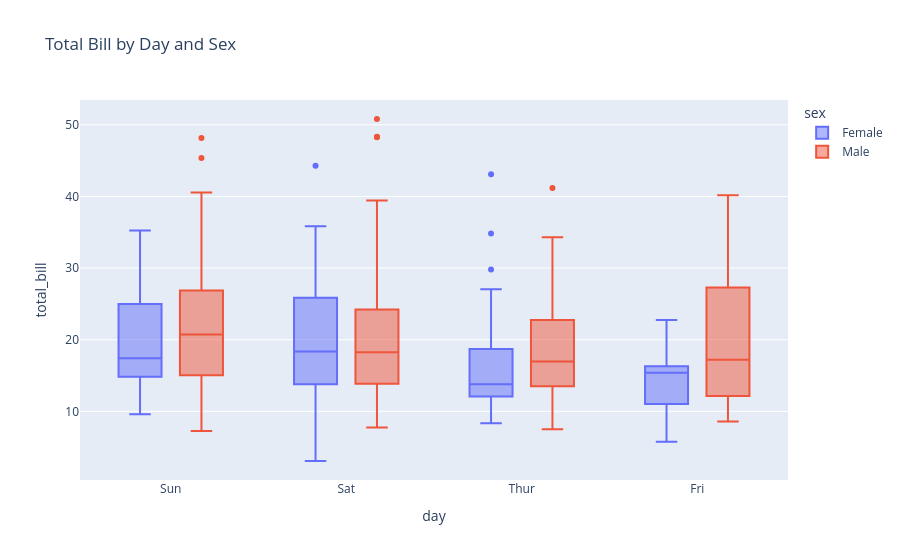
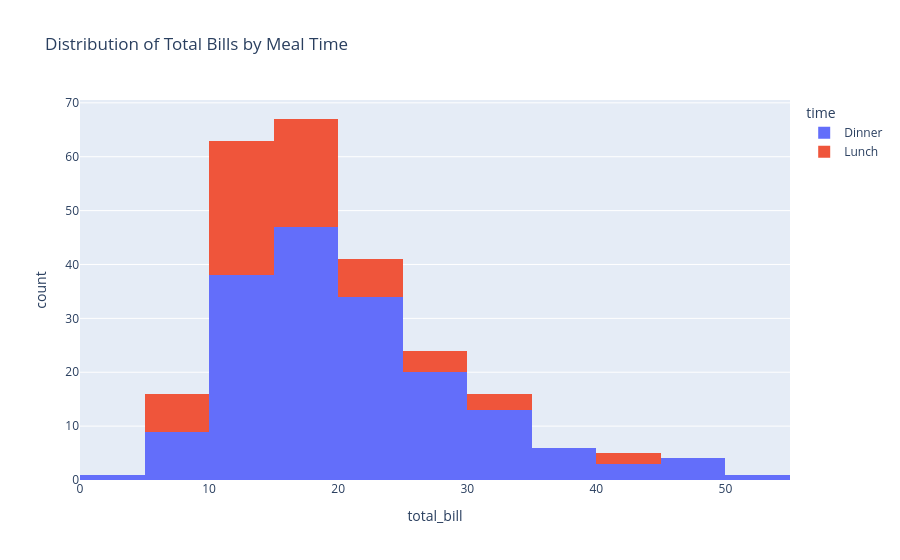

The notebook cell saved with these charts, in order:
### Code cell
# TASK-9

import plotly.express as px

tips = px.data.tips()

fig1 = px.box(
    tips,
    x="day",
    y="total_bill",
    color="sex",
    title="Total Bill by Day and Sex"
)
fig1.show()

fig2 = px.histogram(
    tips,
    x="total_bill",
    color="time",
    nbins=15,
    title="Distribution of Total Bills by Meal Time"
)
fig2.show()

print("Dinner generally has larger bills than Lunch.")

### Figure 1 — Plotly figure (JSON) as saved in the notebook; plotly's stock layout.template omitted (floating-point values rounded to 4 significant figures; data arrays with more than 128 entries replaced by an {"elided": "..."} marker saying what was removed)
{"data": [{"alignmentgroup": "True", "hovertemplate": "sex=Female<br>day=%{x}<br>total_bill=%{y}<extra></extra>", "legendgroup": "Female", "marker": {"color": "#636efa"}, "name": "Female", "notched": false, "offsetgroup": "Female", "orientation": "v", "showlegend": true, "type": "box", "x": ["Sun", "Sun", "Sun", "Sun", "Sun", "Sun", "Sat", "Sat", "Sat", "Sat", "Sat", "Sat", "Sun", "Sun", "Sat", "Sat", "Sat", "Sat", "Sat", "Sat", "Sat", "Thur", "Thur", "Fri", "Fri", "Fri", "Fri", "Fri", "Sat", "Sat", "Sat", "Sat", "Sat", "Sun", "Sun", "Thur", "Thur", "Thur", "Thur", "Thur", "Thur", "Thur", "Thur", "Thur", "Thur", "Thur", "Thur", "Thur", "Thur", "Thur", "Thur", "Thur", "Thur", "Thur", "Thur", "Thur", "Thur", "Sun", "Sun", "Sun", "Sun", "Sun", "Sat", "Sat", "Sun", "Sun", "Sun", "Thur", "Thur", "Thur", "Thur", "Thur", "Thur", "Thur", "Sat", "Sat", "Sat", "Sat", "Sat", "Fri", "Fri", "Fri", "Fri", "Sat", "Sat", "Sat", "Thur"], "x0": " ", "xaxis": "x", "y": [16.99, 24.59, 35.26, 14.83, 10.33, 16.97, 20.29, 15.77, 19.65, 15.06, 20.69, 16.93, 10.29, 34.81, 26.41, 16.45, 3.07, 17.07, 26.86, 25.28, 14.73, 10.07, 34.83, 5.75, 16.32, 22.75, 11.35, 15.38, 44.3, 22.42, 20.92, 14.31, 7.25, 25.71, 17.31, 10.65, 12.43, 24.08, 13.42, 12.48, 29.8, 14.52, 11.38, 20.27, 11.17, 12.26, 18.26, 8.51, 10.33, 14.15, 13.16, 17.47, 27.05, 16.43, 8.35, 18.64, 11.87, 29.85, 25.0, 13.39, 16.21, 17.51, 10.59, 10.63, 9.6, 20.9, 18.15, 19.81, 43.11, 13.0, 12.74, 13.0, 16.4, 16.47, 12.76, 13.27, 28.17, 12.9, 30.14, 13.42, 15.98, 16.27, 10.09, 22.12, 35.83, 27.18, 18.78], "y0": " ", "yaxis": "y"}, {"alignmentgroup": "True", "hovertemplate": "sex=Male<br>day=%{x}<br>total_bill=%{y}<extra></extra>", "legendgroup": "Male", "marker": {"color": "#EF553B"}, "name": "Male", "notched": false, "offsetgroup": "Male", "orientation": "v", "showlegend": true, "type": "box", "x": {"elided": "157 str values"}, "x0": " ", "xaxis": "x", "y": {"elided": "157 float values"}, "y0": " ", "yaxis": "y"}], "layout": {"boxmode": "group", "legend": {"title": {"text": "sex"}, "tracegroupgap": 0}, "title": {"text": "Total Bill by Day and Sex"}, "xaxis": {"anchor": "y", "domain": [0, 1], "title": {"text": "day"}}, "yaxis": {"anchor": "x", "domain": [0, 1], "title": {"text": "total_bill"}}}}

### Figure 2 — Plotly figure (JSON) as saved in the notebook; plotly's stock layout.template omitted (floating-point values rounded to 4 significant figures; data arrays with more than 128 entries replaced by an {"elided": "..."} marker saying what was removed)
{"data": [{"bingroup": "x", "hovertemplate": "time=Dinner<br>total_bill=%{x}<br>count=%{y}<extra></extra>", "legendgroup": "Dinner", "marker": {"color": "#636efa", "pattern": {"shape": ""}}, "name": "Dinner", "nbinsx": 15, "orientation": "v", "showlegend": true, "type": "histogram", "x": {"elided": "176 float values"}, "xaxis": "x", "yaxis": "y"}, {"bingroup": "x", "hovertemplate": "time=Lunch<br>total_bill=%{x}<br>count=%{y}<extra></extra>", "legendgroup": "Lunch", "marker": {"color": "#EF553B", "pattern": {"shape": ""}}, "name": "Lunch", "nbinsx": 15, "orientation": "v", "showlegend": true, "type": "histogram", "x": [27.2, 22.76, 17.29, 19.44, 16.66, 10.07, 32.68, 15.98, 34.83, 13.03, 18.28, 24.71, 21.16, 10.65, 12.43, 24.08, 11.69, 13.42, 14.26, 15.95, 12.48, 29.8, 8.52, 14.52, 11.38, 22.82, 19.08, 20.27, 11.17, 12.26, 18.26, 8.51, 10.33, 14.15, 16.0, 13.16, 17.47, 34.3, 41.19, 27.05, 16.43, 8.35, 18.64, 11.87, 9.78, 7.51, 19.81, 28.44, 15.48, 16.58, 7.56, 10.34, 43.11, 13.0, 13.51, 18.71, 12.74, 13.0, 16.4, 20.53, 16.47, 12.16, 13.42, 8.58, 15.98, 13.42, 16.27, 10.09], "xaxis": "x", "yaxis": "y"}], "layout": {"barmode": "relative", "legend": {"title": {"text": "time"}, "tracegroupgap": 0}, "title": {"text": "Distribution of Total Bills by Meal Time"}, "xaxis": {"anchor": "y", "domain": [0, 1], "title": {"text": "total_bill"}}, "yaxis": {"anchor": "x", "domain": [0, 1], "title": {"text": "count"}}}}
